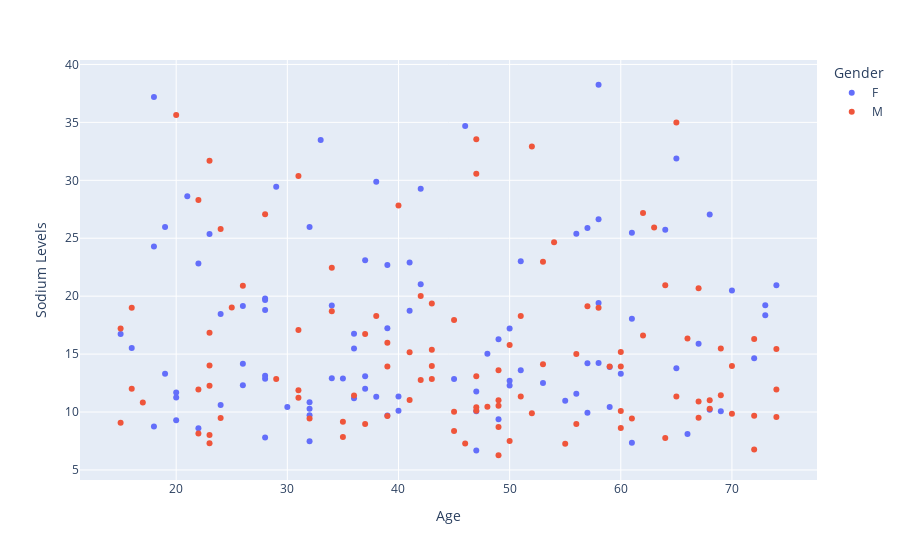

Notebook source saved alongside this figure:
### Code cell
import plotly.express as px
fig=px.scatter(df,x='Age',y='Na_to_K',color='Sex',labels=dict(Age="Age", Na_to_K="Sodium Levels", Sex="Gender"))
fig.show()
